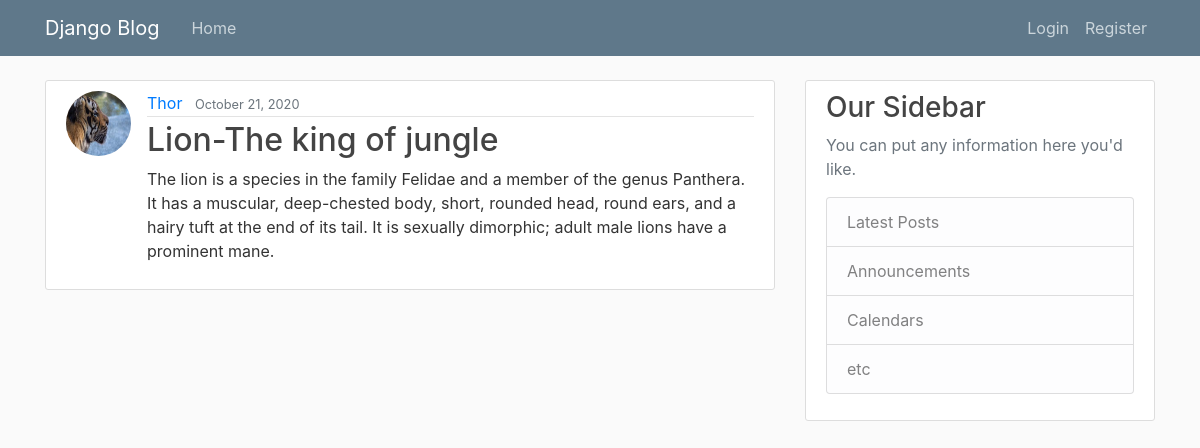
The page /post-detail/5/ on the database its author committed.
### blog/models.py (models this page shows, shortened)
class Post(models.Model):
    title=models.CharField(max_length=100)
    content=models.TextField()
    author=models.ForeignKey(User,on_delete=models.CASCADE)
    date=models.DateTimeField(default=timezone.now)

### users/models.py (models this page shows, shortened)
class Profile(models.Model):
    user = models.OneToOneField(User, on_delete=models.CASCADE)
    image = models.ImageField(default='default.jpg', upload_to='profile_pics')

### blog/views.py (the view)
# urls.py: path('post-detail/<int:pk>/',PostDetailView.as_view(),name="post-detail"),
class PostDetailView(DetailView):
    model = Post
    template_name = 'post_detail.html'

### blog/templates/post_detail.html (shortened to what this page needs)
{% extends "base.html" %} {% block content %}
<article class="media content-section">
  <img
    class="rounded-circle article-img"
    src="{{object.author.profile.image.url}}"
  />
  <div class="media-body">
    <div class="article-metadata">
      <a class="mr-2" href="#">{{ object.author }}</a>
      <small class="text-muted">{{ object.date|date:"F d, Y" }}</small>
    </div>
    <h2 class="article-title">{{ object.title }}</h2>
    <p class="article-content">{{ object.content }}</p>
  </div>
</article>
{% endblock content %}

### blog/templates/base.html (shortened to what this page needs)
{% load static %}
<!DOCTYPE html>
<html>
<head>
    <link rel="stylesheet" href="https://maxcdn.bootstrapcdn.com/bootstrap/4.0.0/css/bootstrap.min.css">
    <link rel="stylesheet" type="text/css" href="{% static 'main.css' %}">
</head>
<body>
    <header class="site-header">
      <nav class="navbar navbar-expand-md navbar-dark bg-steel fixed-top">
        <div class="container">
          <a class="navbar-brand mr-4" href="{% url 'blog-home' %}">Django Blog</a>
          <div class="collapse navbar-collapse" id="navbarToggle">
            <div class="navbar-nav mr-auto">
              <a class="nav-item nav-link" href="{% url 'blog-home' %}">Home</a>
            </div>
            <div class="navbar-nav">
              {% if user.is_authenticated %}
                <a class="nav-item nav-link" href="{% url 'post-create' %}">CreatePost</a>
                <a class="nav-item nav-link" href="{% url 'profile' %}">Profile</a>
                <a class="nav-item nav-link" href="{% url 'logout' %}">Logout</a>
              {% else %}
                <a class="nav-item nav-link" href="{% url 'login' %}">Login</a>
                <a class="nav-item nav-link" href="{% url 'register' %}">Register</a>
              {% endif %}
            </div>
          </div>
        </div>
      </nav>
    </header>
    <main role="main" class="container">
      <div class="row">
        <div class="col-md-8">
          {% block content %}{% endblock %}
        </div>
        <div class="col-md-4">
          <div class="content-section">
            <h3>Our Sidebar</h3>
            <p class='text-muted'>You can put any information here you'd like.
              <ul class="list-group">
                <li class="list-group-item list-group-item-light">Latest Posts</li>
                <li class="list-group-item list-group-item-light">Announcements</li>
                <li class="list-group-item list-group-item-light">Calendars</li>
                <li class="list-group-item list-group-item-light">etc</li>
              </ul>
            </p>
          </div>
        </div>
      </div>
    </main>
</body>
</html>

### blog/static/main.css (style rules this page uses)
body { background: #fafafa; color: #333333; margin-top: 5rem; }
h1, h2, h3, h4, h5, h6 { color: #444444; }
ul { margin: 0; }
.bg-steel { background-color: #5f788a; }
.site-header .navbar-nav .nav-link { color: #cbd5db; }
.content-section { background: #ffffff; padding: 10px 20px; border: 1px solid #dddddd; border-radius: 3px; margin-bottom: 20px; }
.article-title { color: #444444; }
.article-content { white-space: pre-line; }
.article-img { height: 65px; width: 65px; margin-right: 16px; }
.article-metadata { padding-bottom: 1px; margin-bottom: 4px; border-bottom: 1px solid #e3e3e3 }

### rows shown on the page
Post: author.profile.image (placeholder picture), author "Thor", date "October 21, 2020", title "Lion-The king of jungle", content "The lion is a species in the family Felidae and a member of the genus Panthera. It has a muscular, deep-chested body, short, rounded head, round ears, and a hairy tuft at the end of its tail. It is sexually dimorphic; adult male lions have a prominent mane."
